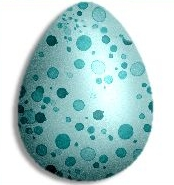
#> input picture egg.jpg, 174 x 185 px
$ python detectCircles.py   (older library calls are emulated)
#> lines starting #> are read from the running program, lines starting #| are printed output that depends on the picture; after the words box and inside, x2 and y2 are one past the last pixel; in counts of white or black regions, pixels touching at a corner belong together
import numpy as np
import matplotlib.pyplot as plt
from skimage import feature
from imageio import imread, imwrite
from skimage.color import rgb2gray, gray2rgb

# threshold you choose to put in the center
threshold=10
# min distance you choose between two center point
min_distance=10

# [4 lines of commented-out code are left out]

def not_close_center(PointA, Keyset):
    for s in Keyset:
        if (PointA[0] - s[0]) ** 2 + (PointA[1] - s[1]) ** 2 <= min_distance ** 2:
            return False
    return True
def drawcircle(im, center, r):
    pace = 360
    for i in range(center.shape[0]):
        a = center[i, 0]
        b = center[i, 1]
        result_img = []
        for angle in range(0, 500):
            theta = 2 * np.pi * angle / pace
            x = np.int(a + r * np.cos(theta))
            y = np.int(b - r * np.sin(theta))
            if (0 <= x < row and 0 <= y < col):
                # im[x,y,0]=255
                # im[x,y,1]=0
                # im[x,y,2]=0
                result_img.append((y, x))
        result_img = np.array(result_img)
        x = np.zeros(result_img.shape[0])
        y = np.zeros(result_img.shape[1])
        x = result_img[:, 0]
        y = result_img[:, 1]
        plt.imshow(im)
        plt.scatter(x, y, s=0.1, c='r')
        # plt.Circle(xy=(b,a),radius=r);

    plt.title("Detect Image")

def augment_a_b(a, b):
    res = []
    augment = [[-1, -1], [-1, 0], [-1, 1],
               [0, -1], [0, 0], [0, 1],
               [1, -1], [1, 0], [1, 1]]
    for aug in augment:
        res.append((a + aug[0], b + aug[1]))
    return res

# [centers] = detectCircles(im, radius, useGradient)
def detectCircles(im, radius, useGradient):
    row, col, d = im.shape
    # gray_im
    imGray = rgb2gray(im)
    # canny
    imEdge = feature.canny(imGray, sigma=3)
    # plt.subplot(131)
    imEdge = imEdge.astype(int) * 255
    # threshold
    # plt.figure()
    # plt.imshow(imEdge)
    # plt.show()

    # find theta
    theta_1 = np.zeros((row, col))
    # theta_1=compute_gradient(imEdge)
    theta_1_dx = np.zeros((row, col))
    theta_1_dy = np.zeros((row, col))
    theta_1_dx = np.gradient(imGray, axis=0)
    theta_1_dy = np.gradient(imGray, axis=1)
    theta_1 = np.arctan(-theta_1_dy / theta_1_dx)
    where_are_nan = np.isnan(theta_1)
    theta_1[where_are_nan] = np.pi / 2
    pace = np.int(radius * 3)
    ####### hough transform#######
    H = np.zeros((row, col))
    H_dict = dict()
    for i in range(0, row):
        for j in range(0, col):
            if imEdge[i, j] != 0:
                # use the gradient
                if useGradient == 1:

                    theta = theta_1[i, j]
                    a = np.int(i - radius * np.cos(theta))
                    b = np.int(j + radius * np.sin(theta))
                    # get larger acc matrix
                    for augmented_a_b in augment_a_b(a, b):
                        a_aug = augmented_a_b[0]
                        b_aug = augmented_a_b[1]
                        if (0 <= a_aug < row and 0 <= b_aug < col):
                            H[a_aug, b_aug] = H[a_aug, b_aug] + 1
                            H_dict[(a_aug, b_aug)] = H_dict.get((a_aug, b_aug), 0) + 1
                # do not use the gradient
                if useGradient == 0:
                    # theta=np.arange(0,2*np.pi,0.01*np.pi)
                    for angle in range(0, pace):
                        theta = 2 * np.pi * angle / pace
                        a = np.int(i - radius * np.cos(angle))
                        b = np.int(j + radius * np.sin(angle))
                        if (0 < a < row and 0 < b < col):
                            H[a, b] = H[a, b] + 1
                            H_dict[(a, b)] = H_dict.get((a, b), 0) + 1
    # center.append((0,0))
    plt.figure()
    plt.subplot(121)
    plt.title("accumulator arrays ")
    plt.imshow(H)
    # find the max center
    H_sorted = sorted(H_dict.items(), key=lambda kv: kv[1], reverse=True)
    center = []
    for key, value in H_sorted:
        if value < threshold:
            break
        else:
            if not_close_center(key, center):
                center.append(key)

    return center


if __name__ == "__main__":
    im = imread('egg.jpg')
#> im is the input picture: shape (185, 174, 3); mean R, G, B 174.1, 205.8, 206.1
    # im=gray2rgb(im)
    plt.imshow(im)
    row, col, d = im.shape
#> row = 185; col = 174; d = 3
    radius =8
    center = []
    center = detectCircles(im, radius,1)  # 45 for jupiter; 6 for eggs
#> in detectCircles, `imGray = rgb2gray(im)`:
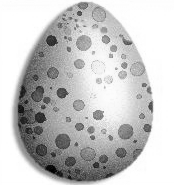
#> imGray: shape (185, 174) float64; min 0.00113, max 1, mean 0.781
#> in detectCircles, `imEdge = feature.canny(imGray, sigma=3)`:
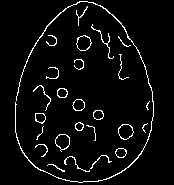
#> imEdge: shape (185, 174) bool; 4.6% white in thin lines or dots, all inside (x1, y1, x2, y2) = (15, 1, 154, 183)
#> in detectCircles, `theta_1_dx = np.gradient(imGray, axis=0)`:
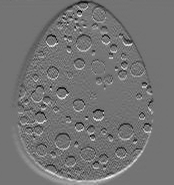
#> theta_1_dx: shape (185, 174) float64; min -0.265, max 0.318, mean -8.9e-05; drawn with min black and max white
#> in detectCircles, `theta_1_dy = np.gradient(imGray, axis=1)`:
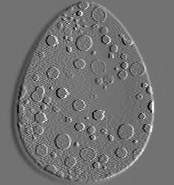
#> theta_1_dy: shape (185, 174) float64; min -0.244, max 0.299, mean 1.26e-05; drawn with min black and max white
#> in detectCircles, `where_are_nan = np.isnan(theta_1)`: where_are_nan: shape (185, 174) bool; 18.2% white; 67 white regions (60 under 20 px), largest, box (x1, y1, x2, y2) and area: (131, 11, 174, 181) 3108, (0, 12, 49, 181) 2359, (148, 59, 161, 68) 54
#> in detectCircles, `theta_1[where_are_nan] = np.pi / 2`:
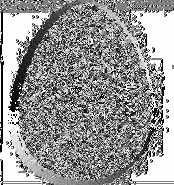
#> theta_1: shape (185, 174) float64; min -1.57, max 1.57, mean 0.283; drawn with min black and max white
#> after the loop in detectCircles, `for i in range(0, row):`:
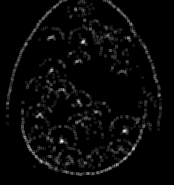
#> H: shape (185, 174) float64; min 0, max 12, mean 0.404; drawn with min black and max white
#> after the loop in detectCircles, `for i in range(0, row):`: H_dict = 6508 items
#> the loop in detectCircles, `for key, value in H_sorted:` made 10 passes
#> (key, value) on passes 1 to 10: ((141, 61), 12), ((141, 62), 12), ((130, 124), 11), ((131, 124), 11), ((41, 82), 10), ((41, 83), 10), ((42, 82), 10), ((42, 83), 10), ((140, 61), 10), ((101, 78), 9)
#> after the loop in detectCircles, `for key, value in H_sorted:`: center = [(141, 61), (130, 124), (41, 82)]
#> center = [(141, 61), (130, 124), (41, 82)]
    print(center)
#| [(141, 61), (130, 124), (41, 82)]
    center = np.array(center)
#> center = [[141, 61], [130, 124], [41, 82]]
    plt.subplot(122)
    # plt.imshow(im)
    x = np.zeros(center.shape[0])
#> x = [0, 0, 0]
    y = np.zeros(center.shape[0])
#> y = [0, 0, 0]
    x = center[:, 0]
#> x = [141, 130, 41]
    y = center[:, 1]
#> y = [61, 124, 82]
    plt.scatter(y, x, s=0.1, c='r')
    drawcircle(im, center, radius)
#> the loop in drawcircle, `for i in range(center.shape[0]):` made 3 passes
    #plt.suptitle('Circle_Detection_of_jupiter_r=100_useGradient=1')
    #plt.savefig("Circle_Detection_of_jupiter_r=100_useGradient=1.png")
    plt.show()
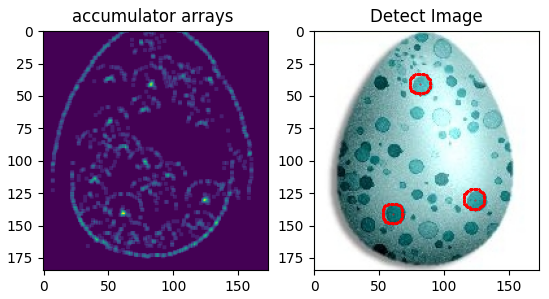
#> figure drawn by matplotlib, 2 panels
